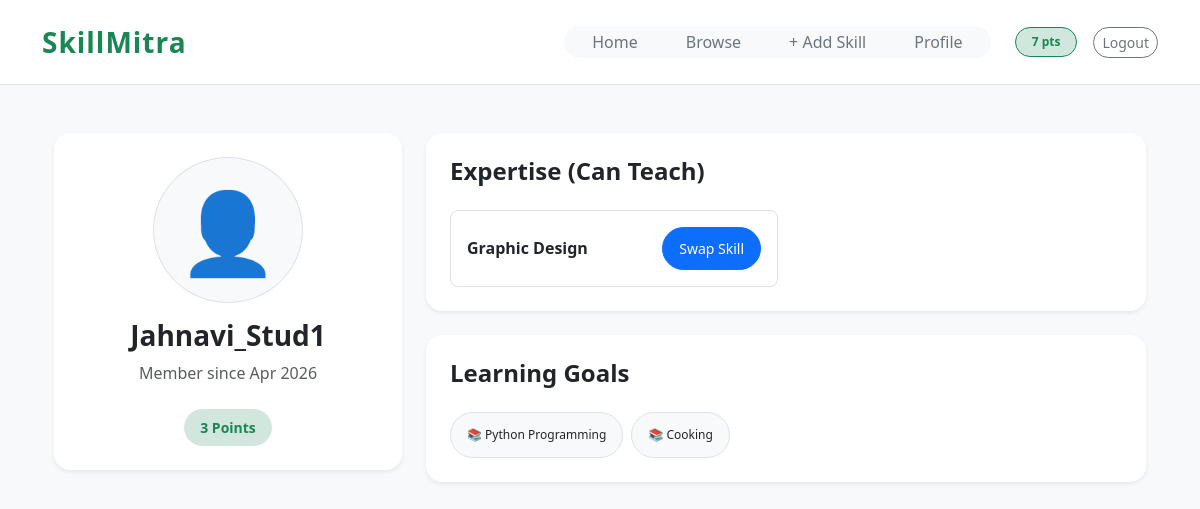
The app's page /profile/2/ (signed in) with its own data.
### core/models.py (models this page shows, shortened)
class Profile(models.Model):
    user = models.OneToOneField(User, on_delete=models.CASCADE)
    points = models.IntegerField(default=5) # Starting points

class UserSkill(models.Model):
    user = models.ForeignKey(User, on_delete=models.CASCADE)
    skill = models.ForeignKey(Skill, on_delete=models.CASCADE)
    is_offering = models.BooleanField(default=True) # True=Teach, False=Learn

class Skill(models.Model):
    name = models.CharField(max_length=100, unique=True)
    category = models.CharField(max_length=50, default='Other')

### core/views.py (the view)
# urls.py: path('profile/<int:user_id>/', views.view_profile, name='view_profile'), # Public profile
@login_required
def view_profile(request, user_id):
    target_user = get_object_or_404(User, id=user_id)
    teaching_skills = UserSkill.objects.filter(user=target_user, is_offering=True).select_related('skill')
    learning_skills = UserSkill.objects.filter(user=target_user, is_offering=False).select_related('skill')
    return render(request, 'core/profile_view.html', {
        'target_user': target_user,
        'teaching_skills': teaching_skills,
        'learning_skills': learning_skills,
    })

### core/templates/core/profile_view.html (shortened to what this page needs)
{% extends 'core/base.html' %}
{% block content %}
<div class="container mt-5">
    <div class="row">
        <div class="col-md-4">
            <div class="card border-0 shadow-sm rounded-4 text-center p-4 mb-4">
                <div class="mb-3">
                    <span class="display-1 bg-light rounded-circle p-4 border d-inline-block">👤</span>
                </div>
                <h3 class="fw-bold">{{ target_user.username }}</h3>
                <p class="text-muted">Member since {{ target_user.date_joined|date:"M Y" }}</p>
                <div class="d-flex justify-content-center gap-3 mt-2">
                    <div class="px-3 py-2 bg-success-subtle text-success rounded-pill small fw-bold">
                        {{ target_user.profile.points }} Points
                    </div>
                </div>
            </div>
        </div>
        <div class="col-md-8">
            <div class="card border-0 shadow-sm rounded-4 p-4 mb-4">
                <h4 class="fw-bold mb-4">Expertise (Can Teach)</h4>
                <div class="row g-3">
                    {% for skill in teaching_skills %}
                    <div class="col-sm-6">
                        <div class="p-3 border rounded-3 d-flex justify-content-between align-items-center hover-shadow">
                            <span class="fw-bold">{{ skill.skill.name }}</span>
                            <a href="{% url 'send_request' target_user.id skill.skill.id %}" class="btn btn-primary btn-sm rounded-pill px-3">
                                Swap Skill
                            </a>
                        </div>
                    </div>
                    {% empty %}
                    <p class="text-muted">This user hasn't listed any teaching skills yet.</p>
                    {% endfor %}
                </div>
            </div>
            <div class="card border-0 shadow-sm rounded-4 p-4">
                <h4 class="fw-bold mb-4">Learning Goals</h4>
                <div class="d-flex flex-wrap gap-2">
                    {% for skill in learning_skills %}
                    <span class="badge bg-light text-dark border p-3 rounded-pill fw-normal">
                        📚 {{ skill.skill.name }}
                    </span>
                    {% empty %}
                    <p class="text-muted">No learning goals listed yet.</p>
                    {% endfor %}
                </div>
            </div>
        </div>
    </div>
</div>
{% endblock %}

### core/templates/core/base.html (shortened to what this page needs)
<!DOCTYPE html>
<html lang="en">
<head>
    <link href="https://cdn.jsdelivr.net/npm/bootstrap@5.3.0/dist/css/bootstrap.min.css" rel="stylesheet">
</head>
<body>
    <nav class="navbar navbar-expand-lg navbar-light bg-white border-bottom py-3 sticky-top">
        <div class="container">
            <a class="navbar-brand fw-bold fs-3 text-success" href="{% url 'dashboard' %}">SkillMitra</a>
            <div class="d-flex align-items-center">
                <div class="nav-pills d-flex bg-light rounded-pill p-1 me-4">
                    <a class="nav-link rounded-pill px-4 {% if request.resolver_match.url_name == 'dashboard' %}active{% endif %}"
                       href="{% url 'dashboard' %}">Home</a>
                    <a class="nav-link rounded-pill px-4 {% if request.resolver_match.url_name == 'browse' %}active{% endif %}"
                       href="{% url 'browse' %}">Browse</a>
                    <a class="nav-link rounded-pill px-4 {% if request.resolver_match.url_name == 'add_skill' %}active{% endif %}"
                       href="{% url 'add_skill' %}">+ Add Skill</a>
                    <a class="nav-link rounded-pill px-4 {% if request.resolver_match.url_name == 'my_profile' %}active{% endif %}"
                       href="{% url 'my_profile' %}">Profile</a>
                </div>
                <span class="badge bg-success-subtle text-success border border-success px-3 py-2 rounded-pill me-3">
                    {{ user.profile.points }} pts
                </span>
                {% if user.is_authenticated %}
                <form action="{% url 'logout' %}" method="post" class="d-inline">
                    <button type="submit" class="btn btn-outline-secondary btn-sm rounded-pill">Logout</button>
                </form>
                {% endif %}
            </div>
        </div>
    </nav>
    <div class="container mt-4">
        {% block content %}{% endblock %}
    </div>
</body>
</html>

### core/templates/core/base.html (style rules this page uses)
body { background-color: #f8f9fa; font-family: 'Segoe UI', Tahoma, Geneva, Verdana, sans-serif; }
.navbar-brand { font-weight: bold; letter-spacing: 1px; }
.card { border: none; border-radius: 12px; transition: 0.3s; }
.btn-primary { border-radius: 8px; padding: 10px 20px; }
.nav-pills .nav-link { color: #6c757d; font-weight: 500; }

### records on screen
UserSkill: skill.name "Graphic Design"
UserSkill: skill.name "Python Programming"
UserSkill: skill.name "Cooking"

### other values on screen
{{ user.profile.points }} "7"
{{ target_user.username }} "Jahnavi_Stud1"
{{ target_user.date_joined|date:"M Y" }} "Apr 2026"
{{ target_user.profile.points }} "3"
